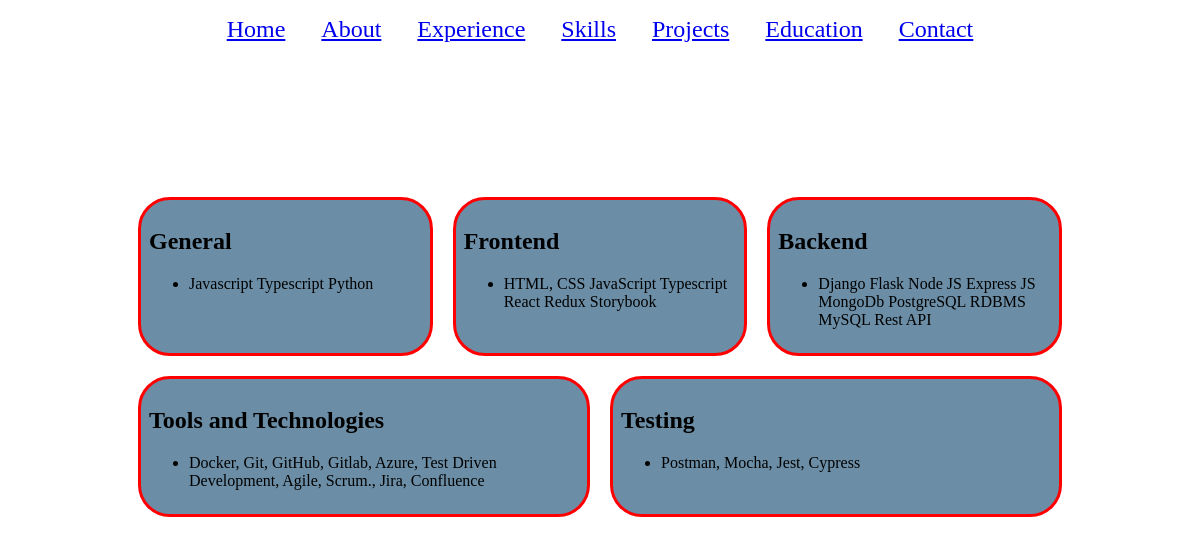
Screenshot of /skills/ with the database file from the repository.
### app_portfolio/models.py (models this page shows, shortened)
class Skills(models.Model):
    title = models.CharField(max_length=50)
    skills = models.TextField(blank=False)

### app_portfolio/views.py (the view)
# urls.py: path('skills/', skills, name='skills'),
def skills(request):
    skills_data = Skills.objects.all()
    context = {
        "skills_data": skills_data
    }
    return render(request, 'app_portfolio/skills.html', context)

### templates/app_portfolio/skills.html
{% extends 'app_portfolio/base.html' %}
{% load static %}
{% block content %}
<div class="skills">
{% for skill in skills_data %}
<div class="skills-details">
  <h2>{{ skill.title }}</h2>
  <ul>
  <li>{{ skill.skills }}</li>
  </ul>
</div>
{% endfor %}
</div>
{% endblock %}

### static/app_portfolio/style.css (style rules this page uses)
html, body { height: 100vh; margin: 0; padding: 0; background-image: url("background_picture.jpg"); box-sizing: border-box; }
.skills { margin: 8rem; display: flex; flex-wrap: wrap; }
.skills-details { flex: 1; min-width: 200px; padding:0.5rem; margin:10px; background-color: #6b8ea6; border: 3px solid red; border-radius: 2rem; }

### rows the page displays
Skills: title "General", skills "Javascript Typescript Python"
Skills: title "Frontend", skills "HTML, CSS JavaScript Typescript React Redux Storybook"
Skills: title "Backend", skills "Django Flask Node JS Express JS MongoDb PostgreSQL RDBMS MySQL Rest API"
Skills: title "Tools and Technologies", skills "Docker, Git, GitHub, Gitlab, Azure, Test Driven Development, Agile, Scrum., Jira, Confluence"
Skills: title "Testing", skills "Postman, Mocha, Jest, Cypress"
